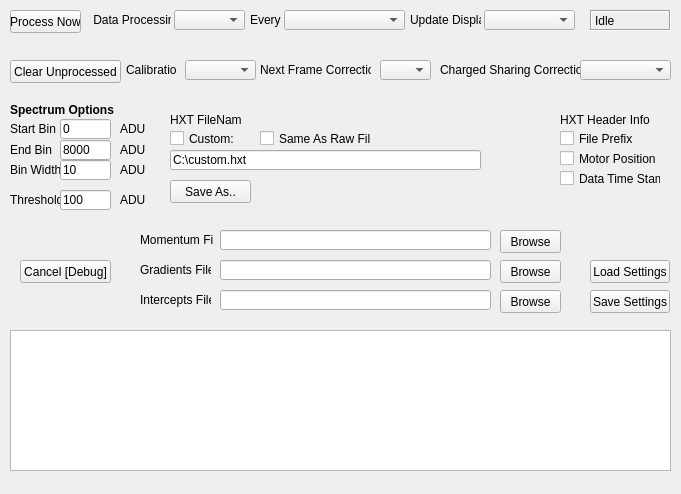
<?xml version="1.0" encoding="UTF-8"?>
<ui version="4.0">
 <class>ProcessingWindow</class>
 <widget class="QWidget" name="ProcessingWindow">
  <property name="enabled">
   <bool>true</bool>
  </property>
  <property name="geometry">
   <rect>
    <x>0</x>
    <y>0</y>
    <width>681</width>
    <height>494</height>
   </rect>
  </property>
  <property name="windowTitle">
   <string>Form</string>
  </property>
  <widget class="QLineEdit" name="hxtFileLineEdit">
   <property name="geometry">
    <rect>
     <x>170</x>
     <y>150</y>
     <width>311</width>
     <height>20</height>
    </rect>
   </property>
   <property name="text">
    <string>C:\custom.hxt</string>
   </property>
  </widget>
  <widget class="QComboBox" name="dataProcessingComboBox">
   <property name="geometry">
    <rect>
     <x>174</x>
     <y>10</y>
     <width>71</width>
     <height>20</height>
    </rect>
   </property>
  </widget>
  <widget class="QTextBrowser" name="output">
   <property name="geometry">
    <rect>
     <x>10</x>
     <y>330</y>
     <width>661</width>
     <height>141</height>
    </rect>
   </property>
   <property name="font">
    <font>
     <pointsize>8</pointsize>
    </font>
   </property>
   <property name="contextMenuPolicy">
    <enum>Qt::CustomContextMenu</enum>
   </property>
  </widget>
  <widget class="QPushButton" name="processNowButton">
   <property name="geometry">
    <rect>
     <x>10</x>
     <y>10</y>
     <width>71</width>
     <height>23</height>
    </rect>
   </property>
   <property name="text">
    <string>Process Now</string>
   </property>
  </widget>
  <widget class="QPushButton" name="saveSettingsButton">
   <property name="geometry">
    <rect>
     <x>590</x>
     <y>290</y>
     <width>80</width>
     <height>23</height>
    </rect>
   </property>
   <property name="autoFillBackground">
    <bool>false</bool>
   </property>
   <property name="text">
    <string>Save Settings</string>
   </property>
  </widget>
  <widget class="QLabel" name="gradientsPathLabel">
   <property name="geometry">
    <rect>
     <x>140</x>
     <y>260</y>
     <width>71</width>
     <height>20</height>
    </rect>
   </property>
   <property name="layoutDirection">
    <enum>Qt::LeftToRight</enum>
   </property>
   <property name="text">
    <string>Gradients File:</string>
   </property>
   <property name="alignment">
    <set>Qt::AlignLeading|Qt::AlignLeft|Qt::AlignVCenter</set>
   </property>
  </widget>
  <widget class="QLabel" name="stateLabel">
   <property name="geometry">
    <rect>
     <x>590</x>
     <y>10</y>
     <width>81</width>
     <height>21</height>
    </rect>
   </property>
   <property name="frameShape">
    <enum>QFrame::Box</enum>
   </property>
   <property name="frameShadow">
    <enum>QFrame::Sunken</enum>
   </property>
   <property name="text">
    <string>Idle</string>
   </property>
  </widget>
  <widget class="QPushButton" name="gradientsBrowseButton">
   <property name="geometry">
    <rect>
     <x>500</x>
     <y>260</y>
     <width>61</width>
     <height>23</height>
    </rect>
   </property>
   <property name="text">
    <string>Browse</string>
   </property>
  </widget>
  <widget class="QLineEdit" name="gradientsPathLineEdit">
   <property name="geometry">
    <rect>
     <x>220</x>
     <y>260</y>
     <width>271</width>
     <height>20</height>
    </rect>
   </property>
  </widget>
  <widget class="QLabel" name="dataProcessingLabel">
   <property name="geometry">
    <rect>
     <x>90</x>
     <y>10</y>
     <width>81</width>
     <height>20</height>
    </rect>
   </property>
   <property name="text">
    <string> Data Processing</string>
   </property>
  </widget>
  <widget class="QPushButton" name="debugButton">
   <property name="geometry">
    <rect>
     <x>20</x>
     <y>260</y>
     <width>91</width>
     <height>23</height>
    </rect>
   </property>
   <property name="text">
    <string>Cancel [Debug]</string>
   </property>
  </widget>
  <widget class="QPushButton" name="loadSettingsButton">
   <property name="geometry">
    <rect>
     <x>590</x>
     <y>260</y>
     <width>80</width>
     <height>23</height>
    </rect>
   </property>
   <property name="text">
    <string>Load Settings</string>
   </property>
  </widget>
  <widget class="QComboBox" name="processingFrequencyComboBox">
   <property name="geometry">
    <rect>
     <x>284</x>
     <y>10</y>
     <width>121</width>
     <height>20</height>
    </rect>
   </property>
  </widget>
  <widget class="QLabel" name="processingFrequencyLabel">
   <property name="geometry">
    <rect>
     <x>250</x>
     <y>10</y>
     <width>31</width>
     <height>20</height>
    </rect>
   </property>
   <property name="text">
    <string>Every</string>
   </property>
  </widget>
  <widget class="QComboBox" name="updateDisplayComboBox">
   <property name="geometry">
    <rect>
     <x>484</x>
     <y>10</y>
     <width>91</width>
     <height>20</height>
    </rect>
   </property>
  </widget>
  <widget class="QLabel" name="updateDisplayLabel">
   <property name="geometry">
    <rect>
     <x>410</x>
     <y>10</y>
     <width>71</width>
     <height>20</height>
    </rect>
   </property>
   <property name="text">
    <string>Update Display</string>
   </property>
  </widget>
  <widget class="QLabel" name="hxtFileNameLabel">
   <property name="geometry">
    <rect>
     <x>170</x>
     <y>110</y>
     <width>71</width>
     <height>20</height>
    </rect>
   </property>
   <property name="text">
    <string>HXT FileName</string>
   </property>
  </widget>
  <widget class="QCheckBox" name="filePrefixCheckBox">
   <property name="enabled">
    <bool>true</bool>
   </property>
   <property name="geometry">
    <rect>
     <x>560</x>
     <y>130</y>
     <width>101</width>
     <height>17</height>
    </rect>
   </property>
   <property name="text">
    <string>File Prefix</string>
   </property>
   <property name="checked">
    <bool>false</bool>
   </property>
  </widget>
  <widget class="QCheckBox" name="motorPositionCheckBox">
   <property name="geometry">
    <rect>
     <x>560</x>
     <y>150</y>
     <width>101</width>
     <height>17</height>
    </rect>
   </property>
   <property name="text">
    <string>Motor Position</string>
   </property>
   <property name="checked">
    <bool>false</bool>
   </property>
  </widget>
  <widget class="QCheckBox" name="dataTimeStampCheckBox">
   <property name="geometry">
    <rect>
     <x>560</x>
     <y>170</y>
     <width>101</width>
     <height>17</height>
    </rect>
   </property>
   <property name="text">
    <string>Data Time Stamp</string>
   </property>
   <property name="checked">
    <bool>false</bool>
   </property>
  </widget>
  <widget class="QCheckBox" name="customCheckBox">
   <property name="geometry">
    <rect>
     <x>170</x>
     <y>130</y>
     <width>101</width>
     <height>17</height>
    </rect>
   </property>
   <property name="text">
    <string>Custom:</string>
   </property>
   <property name="checked">
    <bool>false</bool>
   </property>
  </widget>
  <widget class="QComboBox" name="calibrationComboBox">
   <property name="geometry">
    <rect>
     <x>185</x>
     <y>60</y>
     <width>71</width>
     <height>20</height>
    </rect>
   </property>
  </widget>
  <widget class="QLabel" name="calibrationLabel">
   <property name="geometry">
    <rect>
     <x>126</x>
     <y>60</y>
     <width>51</width>
     <height>20</height>
    </rect>
   </property>
   <property name="text">
    <string>Calibration</string>
   </property>
  </widget>
  <widget class="QComboBox" name="nextFrameCorrectionComboBox">
   <property name="geometry">
    <rect>
     <x>380</x>
     <y>60</y>
     <width>51</width>
     <height>20</height>
    </rect>
   </property>
  </widget>
  <widget class="QLabel" name="nextFrameCorrectionLabel">
   <property name="geometry">
    <rect>
     <x>260</x>
     <y>60</y>
     <width>111</width>
     <height>20</height>
    </rect>
   </property>
   <property name="text">
    <string>Next Frame Correction</string>
   </property>
  </widget>
  <widget class="QLabel" name="chargeSharingCorrectionLabel">
   <property name="geometry">
    <rect>
     <x>440</x>
     <y>60</y>
     <width>141</width>
     <height>20</height>
    </rect>
   </property>
   <property name="text">
    <string>Charged Sharing Correction</string>
   </property>
  </widget>
  <widget class="QComboBox" name="chargeSharingCorrectionComboBox">
   <property name="geometry">
    <rect>
     <x>580</x>
     <y>60</y>
     <width>91</width>
     <height>20</height>
    </rect>
   </property>
  </widget>
  <widget class="QPushButton" name="hxtFileSaveButton">
   <property name="geometry">
    <rect>
     <x>170</x>
     <y>180</y>
     <width>81</width>
     <height>23</height>
    </rect>
   </property>
   <property name="text">
    <string>Save As..</string>
   </property>
  </widget>
  <widget class="QPushButton" name="interceptsBrowseButton">
   <property name="geometry">
    <rect>
     <x>500</x>
     <y>290</y>
     <width>61</width>
     <height>23</height>
    </rect>
   </property>
   <property name="text">
    <string>Browse</string>
   </property>
  </widget>
  <widget class="QLabel" name="interceptsPathLabel">
   <property name="geometry">
    <rect>
     <x>140</x>
     <y>290</y>
     <width>71</width>
     <height>20</height>
    </rect>
   </property>
   <property name="layoutDirection">
    <enum>Qt::LeftToRight</enum>
   </property>
   <property name="text">
    <string>Intercepts File:</string>
   </property>
   <property name="alignment">
    <set>Qt::AlignLeading|Qt::AlignLeft|Qt::AlignVCenter</set>
   </property>
  </widget>
  <widget class="QLineEdit" name="interceptsPathLineEdit">
   <property name="geometry">
    <rect>
     <x>220</x>
     <y>290</y>
     <width>271</width>
     <height>20</height>
    </rect>
   </property>
  </widget>
  <widget class="QLineEdit" name="startBinLineEdit">
   <property name="geometry">
    <rect>
     <x>60</x>
     <y>119</y>
     <width>51</width>
     <height>20</height>
    </rect>
   </property>
   <property name="text">
    <string>0</string>
   </property>
  </widget>
  <widget class="QLabel" name="startBinLabel">
   <property name="geometry">
    <rect>
     <x>10</x>
     <y>119</y>
     <width>51</width>
     <height>20</height>
    </rect>
   </property>
   <property name="layoutDirection">
    <enum>Qt::LeftToRight</enum>
   </property>
   <property name="text">
    <string>Start Bin</string>
   </property>
   <property name="alignment">
    <set>Qt::AlignLeading|Qt::AlignLeft|Qt::AlignVCenter</set>
   </property>
  </widget>
  <widget class="QLabel" name="startUnitLabel">
   <property name="geometry">
    <rect>
     <x>120</x>
     <y>119</y>
     <width>31</width>
     <height>20</height>
    </rect>
   </property>
   <property name="layoutDirection">
    <enum>Qt::LeftToRight</enum>
   </property>
   <property name="text">
    <string>ADU</string>
   </property>
   <property name="alignment">
    <set>Qt::AlignLeading|Qt::AlignLeft|Qt::AlignVCenter</set>
   </property>
  </widget>
  <widget class="QLabel" name="endUnitLabel">
   <property name="geometry">
    <rect>
     <x>120</x>
     <y>140</y>
     <width>31</width>
     <height>20</height>
    </rect>
   </property>
   <property name="layoutDirection">
    <enum>Qt::LeftToRight</enum>
   </property>
   <property name="text">
    <string>ADU</string>
   </property>
   <property name="alignment">
    <set>Qt::AlignLeading|Qt::AlignLeft|Qt::AlignVCenter</set>
   </property>
  </widget>
  <widget class="QLineEdit" name="endBinLineEdit">
   <property name="geometry">
    <rect>
     <x>60</x>
     <y>140</y>
     <width>51</width>
     <height>20</height>
    </rect>
   </property>
   <property name="text">
    <string>8000</string>
   </property>
  </widget>
  <widget class="QLabel" name="endBinLabel">
   <property name="geometry">
    <rect>
     <x>10</x>
     <y>140</y>
     <width>51</width>
     <height>20</height>
    </rect>
   </property>
   <property name="layoutDirection">
    <enum>Qt::LeftToRight</enum>
   </property>
   <property name="text">
    <string>End Bin</string>
   </property>
   <property name="alignment">
    <set>Qt::AlignLeading|Qt::AlignLeft|Qt::AlignVCenter</set>
   </property>
  </widget>
  <widget class="QLabel" name="binWidthLabel">
   <property name="geometry">
    <rect>
     <x>10</x>
     <y>160</y>
     <width>51</width>
     <height>20</height>
    </rect>
   </property>
   <property name="layoutDirection">
    <enum>Qt::LeftToRight</enum>
   </property>
   <property name="text">
    <string>Bin Width</string>
   </property>
   <property name="alignment">
    <set>Qt::AlignLeading|Qt::AlignLeft|Qt::AlignVCenter</set>
   </property>
  </widget>
  <widget class="QLineEdit" name="binWidthLineEdit">
   <property name="geometry">
    <rect>
     <x>60</x>
     <y>160</y>
     <width>51</width>
     <height>20</height>
    </rect>
   </property>
   <property name="text">
    <string>10</string>
   </property>
  </widget>
  <widget class="QLabel" name="binUnitLabel">
   <property name="geometry">
    <rect>
     <x>120</x>
     <y>160</y>
     <width>31</width>
     <height>20</height>
    </rect>
   </property>
   <property name="layoutDirection">
    <enum>Qt::LeftToRight</enum>
   </property>
   <property name="text">
    <string>ADU</string>
   </property>
   <property name="alignment">
    <set>Qt::AlignLeading|Qt::AlignLeft|Qt::AlignVCenter</set>
   </property>
  </widget>
  <widget class="QLabel" name="thresholdUnitLabel">
   <property name="geometry">
    <rect>
     <x>120</x>
     <y>190</y>
     <width>31</width>
     <height>20</height>
    </rect>
   </property>
   <property name="layoutDirection">
    <enum>Qt::LeftToRight</enum>
   </property>
   <property name="text">
    <string>ADU</string>
   </property>
   <property name="alignment">
    <set>Qt::AlignLeading|Qt::AlignLeft|Qt::AlignVCenter</set>
   </property>
  </widget>
  <widget class="QLabel" name="thresholdLabel">
   <property name="geometry">
    <rect>
     <x>10</x>
     <y>190</y>
     <width>51</width>
     <height>20</height>
    </rect>
   </property>
   <property name="layoutDirection">
    <enum>Qt::LeftToRight</enum>
   </property>
   <property name="text">
    <string>Threshold</string>
   </property>
   <property name="alignment">
    <set>Qt::AlignLeading|Qt::AlignLeft|Qt::AlignVCenter</set>
   </property>
  </widget>
  <widget class="QLineEdit" name="thresholdLineEdit">
   <property name="geometry">
    <rect>
     <x>60</x>
     <y>190</y>
     <width>51</width>
     <height>20</height>
    </rect>
   </property>
   <property name="text">
    <string>100</string>
   </property>
  </widget>
  <widget class="QLabel" name="spectrumOptionsLabel">
   <property name="geometry">
    <rect>
     <x>10</x>
     <y>100</y>
     <width>111</width>
     <height>20</height>
    </rect>
   </property>
   <property name="font">
    <font>
     <weight>75</weight>
     <bold>true</bold>
    </font>
   </property>
   <property name="layoutDirection">
    <enum>Qt::LeftToRight</enum>
   </property>
   <property name="text">
    <string>Spectrum Options</string>
   </property>
   <property name="alignment">
    <set>Qt::AlignLeading|Qt::AlignLeft|Qt::AlignVCenter</set>
   </property>
  </widget>
  <widget class="QPushButton" name="clearUnprocessedButton">
   <property name="geometry">
    <rect>
     <x>10</x>
     <y>60</y>
     <width>111</width>
     <height>23</height>
    </rect>
   </property>
   <property name="text">
    <string>Clear Unprocessed</string>
   </property>
  </widget>
  <widget class="QLabel" name="hxHeaderInfoLabel">
   <property name="geometry">
    <rect>
     <x>560</x>
     <y>110</y>
     <width>91</width>
     <height>20</height>
    </rect>
   </property>
   <property name="text">
    <string>HXT Header Info</string>
   </property>
  </widget>
  <widget class="QCheckBox" name="sameAsRawFileCheckBox">
   <property name="geometry">
    <rect>
     <x>260</x>
     <y>130</y>
     <width>111</width>
     <height>17</height>
    </rect>
   </property>
   <property name="text">
    <string>Same As Raw File</string>
   </property>
   <property name="checked">
    <bool>false</bool>
   </property>
  </widget>
  <widget class="QPushButton" name="momentumBrowseButton">
   <property name="geometry">
    <rect>
     <x>500</x>
     <y>230</y>
     <width>61</width>
     <height>23</height>
    </rect>
   </property>
   <property name="text">
    <string>Browse</string>
   </property>
  </widget>
  <widget class="QLabel" name="momentumPathLabel">
   <property name="geometry">
    <rect>
     <x>140</x>
     <y>230</y>
     <width>73</width>
     <height>20</height>
    </rect>
   </property>
   <property name="layoutDirection">
    <enum>Qt::LeftToRight</enum>
   </property>
   <property name="text">
    <string>Momentum File:</string>
   </property>
   <property name="alignment">
    <set>Qt::AlignLeading|Qt::AlignLeft|Qt::AlignVCenter</set>
   </property>
  </widget>
  <widget class="QLineEdit" name="momentumPathLineEdit">
   <property name="geometry">
    <rect>
     <x>220</x>
     <y>230</y>
     <width>271</width>
     <height>20</height>
    </rect>
   </property>
  </widget>
 </widget>
 <resources/>
 <connections/>
</ui>
